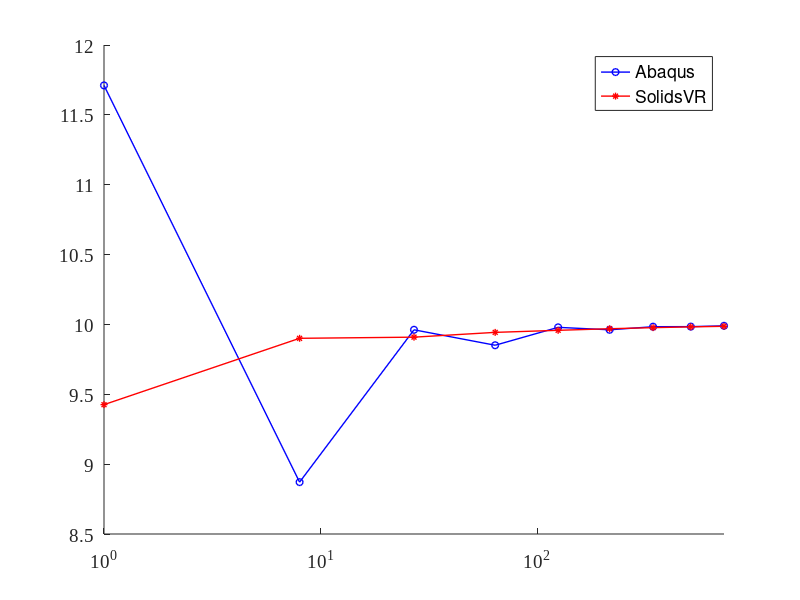

This chart was generated by the following MATLAB code: (Note: this script raises an error after producing the figure.)
clc; clear;

content = fileread( 'StressCube.txt' ) ;
data = textscan( content, '%s','HeaderLines',2) ;
text = data{1};

k = 1;
c = 1;
r = 1;

for i = 1: length(text)
    
    if strcmp(text(i), "plots")
        temp = cell2mat(text(i+1));
        it = str2double(temp);
    end
    
    if strcmp(text(i), "numpoints")
        temp = cell2mat(text(i+1));
        number = str2double(temp);
    end
    
    if strcmp(text(i), "logarithmic")
        log = cell2mat(text(i+1));
    end
    
    if strcmp(text(i), "title")
        Title = cell2mat(text(i+1));
        Title= strrep(Title,'_',' ');
    end
    if strcmp(text(i), "xlabel")
        xLabel = cell2mat(text(i+1));
        xLabel = strrep(xLabel,'_',' ');
    end
    if strcmp(text(i), "ylabel")
        yLabel = cell2mat(text(i+1));
        yLabel = strrep(yLabel,'_',' ');
    end

    if strcmp(text(i), "xaxis")
        for j = i:(i+number-1)
             cell = cell2mat(text(j+1));
             xaxis((j+1)-i) = str2double(cell);
        end
    end
    
    if strcmp(text(i), "numbx")
        temp = cell2mat(text(i+1));
        numbx = str2double(temp);
    end
    
    if strcmp(text(i), "xaxisPlot")
        for j = i:(i+numbx-1)
             cell = cell2mat(text(j+1));
             xaxisPlot((j+1)-i) = str2double(cell);
        end
    end
    
    if strcmp(text(i), "yaxis")
       for l = i:(i+number-1);
             cell = cell2mat(text(l+1));
             yaxis(((l+1)-i),k) = str2double(cell);
        end
        k = k+1;
    end
    if strcmp(text(i), "color")
        colors(c) = text(i+1);
        c =c +1;
    end
    
    if strcmp(text(i), "legend")
        Legend(r) = text(i+1);
        Legend(r) = strrep(Legend(r),'_',' ');
        r = r +1;
    end
    
end

%figure(1)
figure('Renderer', 'painters', 'Position', [10 10 1000 360])
hold on

set(gca, 'FontName', 'Times New Roman')
set(gca,'fontsize',14)
%legend([plot1,plot2],'t_{i}','t_{ri}','Location','southeast');
%axis tight
%grid minor


if(strcmp(log,"true"))
    set(gca, 'XScale', 'log')
end

if it == 1
    p1 = plot(xaxis,yaxis(:,1),'o-',cell2mat(colors(1)),'LineWidth',1,'MarkerSize',5);
end

if it == 2
    p1 = plot(xaxis,yaxis(:,1),'o-','color',cell2mat(colors(1)),'LineWidth',1,'MarkerSize',5);
    p2 = plot(xaxis,yaxis(:,2),'*-','color',cell2mat(colors(2)),'LineWidth',1,'MarkerSize',5);
    
    h = [p1(1);p2(1)];
 % Now call the legend function passing the handle h and specify the text
    legend(h,cell2mat(Legend(1)),cell2mat(Legend(2)));
    xlim([xaxis(1),xaxis(length(xaxis))]);
end

if it == 3
    p1 = plot(xaxis,yaxis(:,1),'o-','color',cell2mat(colors(1)),'LineWidth',1,'MarkerSize',5);
    p2 = plot(xaxis,yaxis(:,2),'*-','color',cell2mat(colors(2)),'LineWidth',1,'MarkerSize',5);
    p3 = plot(xaxis,yaxis(:,3),'x-','color',cell2mat(colors(3)),'LineWidth',1,'MarkerSize',5);
    
    %legend([p1,p2],'t','t','Location','southeast');
    
    h = [p1(1);p2(1);p3(1)];
 % Now call the legend function passing the handle h and specify the text
    legend(h,cell2mat(Legend(1)),cell2mat(Legend(2)),cell2mat(Legend(3)));
    xlim([xaxis(1),xaxis(length(xaxis))]);
    
end

disp(xaxisPlot)
ax = gca;
ax.XMinorTick = 'on';
ax.XAxis.TickValues = xaxisPlot;


ax.YGrid = 'on';
ax.BoxStyle = 'full';


xlabel(xLabel)
ylabel(yLabel)
%title(Title)